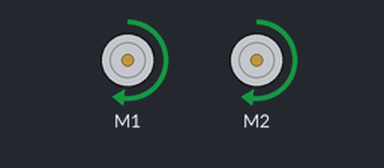
The sketch below on a simulated Arduino Uno, built with avr-gcc and run on an emulated ATmega328P. Parts: 2 × DC motor (green arrow = forward, orange = backward, longer = faster).

Above: at 0.1 s.
Timing chart, 0 to 1.6 s (numbered marks = the images above):
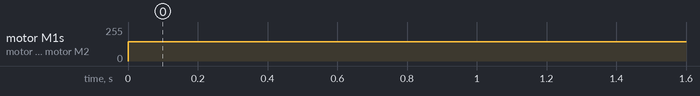

The sketch:

sketch_dec10b.ino
```cpp
#include <AFMotor.h>
AF_DCMotor r(1, MOTOR12_2KHZ);
AF_DCMotor l(2, MOTOR12_2KHZ);
void setup() {
  // put your setup code here, to run once:
  r.setSpeed(400);
  l.setSpeed(400);


}

void loop() {
  // put your main code here, to run repeatedly:
  r.run(FORWARD);
  l.run(FORWARD);

}
```

Measured:
- by itself, motor M1, motor M2: stopped → forward 144/255 at 0.00 s
